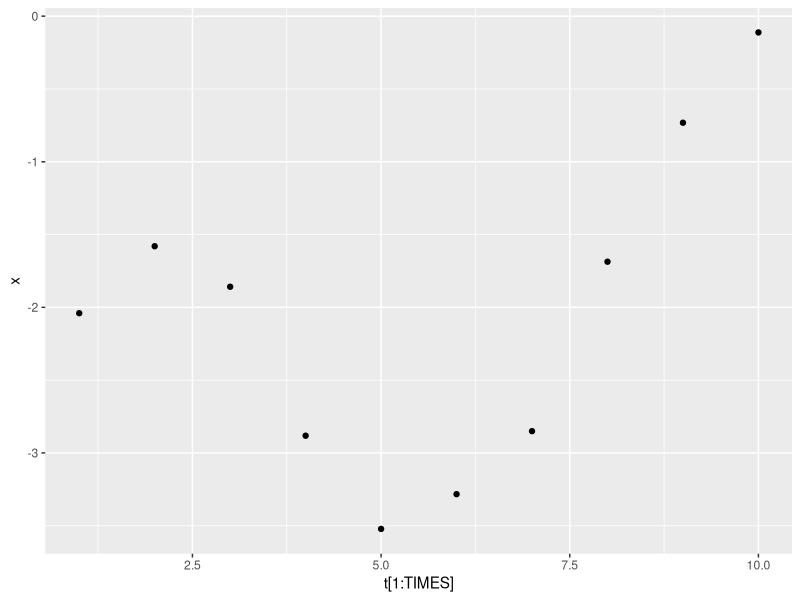

This figure's R source:
library("ggplot2")
library("scatterplot3d")
# par(mfrow = c(1, 1))

TIMES = 10

sigma = 1
phi = 3 / 10

data <- c(0.58, -1.34, 0.61)
points <- c(11.2, 51.8, 81.4)

t <- c()
for (i in 1:TIMES) {
   t <- c(t, i)
}
for (i in points) {
  t <- c(t, i)
}

size = length(t)

H = abs( matrix(1, size, 1) %*% t - t %*% matrix(1, 1, size) )
S = sigma * sigma * exp( -phi * H )

Lt = chol(S)
L = t(Lt)

# the new expectation and variance based on the data
S_a = S[1:(size - 3), 1:(size - 3)]
S_ab = S[ 1:(size - 3),(size - 2):size ]
S_ba = S[ (size - 2):size, 1:(size - 3) ]
S_b = S[(size - 2):size,(size - 2):size]

my <- S_ab %*% solve(S_b, data)
var <- S_a - S_ab %*% solve(S_b) %*% S_ba


main <- function() {
  
  # drawing 100 simulations
  
  z <- rnorm(TIMES, 0, 1)
  x <- my + var %*% z
  p <- qplot(t[1:TIMES], x)
  print(p)
  
  return (0)
}

main()
